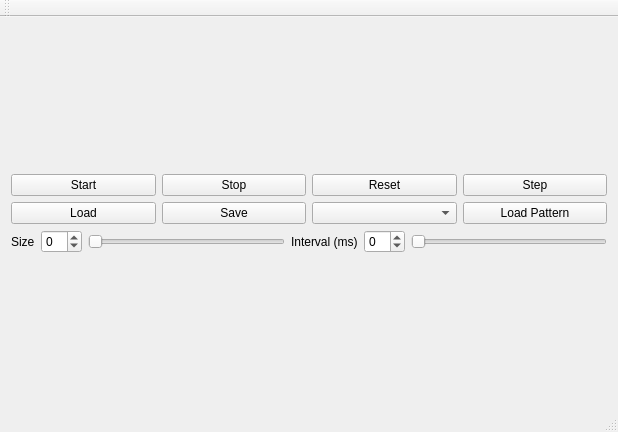
<?xml version="1.0" encoding="UTF-8"?>
<ui version="4.0">
 <class>MainWindow</class>
 <widget class="QMainWindow" name="MainWindow">
  <property name="geometry">
   <rect>
    <x>0</x>
    <y>0</y>
    <width>618</width>
    <height>432</height>
   </rect>
  </property>
  <property name="windowTitle">
   <string>Game of Life</string>
  </property>
  <widget class="QWidget" name="centralWidget">
   <layout class="QHBoxLayout" name="horizontalLayout_5">
    <item>
     <layout class="QVBoxLayout" name="mainLayout">
      <item>
       <layout class="QHBoxLayout" name="gridLayout"/>
      </item>
      <item>
       <layout class="QVBoxLayout" name="settingsLayout">
        <item>
         <layout class="QHBoxLayout" name="buttonsLayout">
          <item>
           <widget class="QPushButton" name="startButton">
            <property name="text">
             <string>Start</string>
            </property>
           </widget>
          </item>
          <item>
           <widget class="QPushButton" name="stopButton">
            <property name="text">
             <string>Stop</string>
            </property>
           </widget>
          </item>
          <item>
           <widget class="QPushButton" name="resetButton">
            <property name="text">
             <string>Reset</string>
            </property>
           </widget>
          </item>
          <item>
           <widget class="QPushButton" name="stepButton">
            <property name="text">
             <string>Step</string>
            </property>
           </widget>
          </item>
         </layout>
        </item>
        <item>
         <layout class="QHBoxLayout" name="saveLoadLayout">
          <item>
           <widget class="QPushButton" name="loadButton">
            <property name="text">
             <string>Load</string>
            </property>
           </widget>
          </item>
          <item>
           <widget class="QPushButton" name="saveButton">
            <property name="text">
             <string>Save</string>
            </property>
           </widget>
          </item>
          <item>
           <widget class="QComboBox" name="comboBox"/>
          </item>
          <item>
           <widget class="QPushButton" name="patternButton">
            <property name="text">
             <string>Load Pattern</string>
            </property>
           </widget>
          </item>
         </layout>
        </item>
        <item>
         <layout class="QHBoxLayout" name="slidersLayout">
          <item>
           <widget class="QLabel" name="label">
            <property name="text">
             <string>Size</string>
            </property>
           </widget>
          </item>
          <item>
           <widget class="QSpinBox" name="sizeSpinBox">
            <property name="wrapping">
             <bool>true</bool>
            </property>
           </widget>
          </item>
          <item>
           <widget class="QSlider" name="sizeSlider">
            <property name="orientation">
             <enum>Qt::Horizontal</enum>
            </property>
           </widget>
          </item>
          <item>
           <widget class="QLabel" name="label_2">
            <property name="text">
             <string>Interval (ms)</string>
            </property>
           </widget>
          </item>
          <item>
           <widget class="QSpinBox" name="intervalSpinBox">
            <property name="wrapping">
             <bool>true</bool>
            </property>
            <property name="suffix">
             <string extracomment=" "/>
            </property>
           </widget>
          </item>
          <item>
           <widget class="QSlider" name="intervalSlider">
            <property name="orientation">
             <enum>Qt::Horizontal</enum>
            </property>
           </widget>
          </item>
         </layout>
        </item>
       </layout>
      </item>
     </layout>
    </item>
   </layout>
  </widget>
  <widget class="QMenuBar" name="menuBar">
   <property name="geometry">
    <rect>
     <x>0</x>
     <y>0</y>
     <width>618</width>
     <height>22</height>
    </rect>
   </property>
  </widget>
  <widget class="QToolBar" name="mainToolBar">
   <attribute name="toolBarArea">
    <enum>TopToolBarArea</enum>
   </attribute>
   <attribute name="toolBarBreak">
    <bool>false</bool>
   </attribute>
  </widget>
  <widget class="QStatusBar" name="statusBar"/>
 </widget>
 <layoutdefault spacing="6" margin="11"/>
 <resources/>
 <connections/>
</ui>
